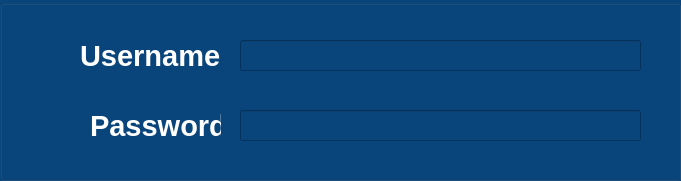
    <widget class="QGroupBox" name="groupBox">
     <property name="geometry">
      <rect>
       <x>240</x>
       <y>340</y>
       <width>681</width>
       <height>181</height>
      </rect>
     </property>
     <property name="sizePolicy">
      <sizepolicy hsizetype="Ignored" vsizetype="Ignored">
       <horstretch>0</horstretch>
       <verstretch>0</verstretch>
      </sizepolicy>
     </property>
     <property name="palette">
      <palette>
       <active>
        <colorrole role="WindowText">
         <brush brushstyle="SolidPattern">
          <color alpha="255">
           <red>255</red>
           <green>255</green>
           <blue>255</blue>
          </color>
         </brush>
        </colorrole>
        <colorrole role="Button">
         <brush brushstyle="SolidPattern">
          <color alpha="255">
           <red>9</red>
           <green>69</green>
           <blue>123</blue>
          </color>
         </brush>
        </colorrole>
        <colorrole role="Text">
         <brush brushstyle="SolidPattern">
          <color alpha="255">
           <red>255</red>
           <green>255</green>
           <blue>255</blue>
          </color>
         </brush>
        </colorrole>
        <colorrole role="ButtonText">
         <brush brushstyle="SolidPattern">
          <color alpha="255">
           <red>255</red>
           <green>255</green>
           <blue>255</blue>
          </color>
         </brush>
        </colorrole>
        <colorrole role="Base">
         <brush brushstyle="SolidPattern">
          <color alpha="255">
           <red>9</red>
           <green>69</green>
           <blue>123</blue>
          </color>
         </brush>
        </colorrole>
        <colorrole role="Window">
         <brush brushstyle="SolidPattern">
          <color alpha="255">
           <red>9</red>
           <green>69</green>
           <blue>123</blue>
          </color>
         </brush>
        </colorrole>
        <colorrole role="PlaceholderText">
         <brush brushstyle="SolidPattern">
          <color alpha="128">
           <red>255</red>
           <green>255</green>
           <blue>255</blue>
          </color>
         </brush>
        </colorrole>
       </active>
       <inactive>
        <colorrole role="WindowText">
         <brush brushstyle="SolidPattern">
          <color alpha="255">
           <red>255</red>
           <green>255</green>
           <blue>255</blue>
          </color>
         </brush>
        </colorrole>
        <colorrole role="Button">
         <brush brushstyle="SolidPattern">
          <color alpha="255">
           <red>9</red>
           <green>69</green>
           <blue>123</blue>
          </color>
         </brush>
        </colorrole>
        <colorrole role="Text">
         <brush brushstyle="SolidPattern">
          <color alpha="255">
           <red>255</red>
           <green>255</green>
           <blue>255</blue>
          </color>
         </brush>
        </colorrole>
        <colorrole role="ButtonText">
         <brush brushstyle="SolidPattern">
          <color alpha="255">
           <red>255</red>
           <green>255</green>
           <blue>255</blue>
          </color>
         </brush>
        </colorrole>
        <colorrole role="Base">
         <brush brushstyle="SolidPattern">
          <color alpha="255">
           <red>9</red>
           <green>69</green>
           <blue>123</blue>
          </color>
         </brush>
        </colorrole>
        <colorrole role="Window">
         <brush brushstyle="SolidPattern">
          <color alpha="255">
           <red>9</red>
           <green>69</green>
           <blue>123</blue>
          </color>
         </brush>
        </colorrole>
        <colorrole role="PlaceholderText">
         <brush brushstyle="SolidPattern">
          <color alpha="128">
           <red>255</red>
           <green>255</green>
           <blue>255</blue>
          </color>
         </brush>
        </colorrole>
       </inactive>
       <disabled>
        <colorrole role="Button">
         <brush brushstyle="SolidPattern">
          <color alpha="255">
           <red>9</red>
           <green>69</green>
           <blue>123</blue>
          </color>
         </brush>
        </colorrole>
        <colorrole role="Base">
         <brush brushstyle="SolidPattern">
          <color alpha="255">
           <red>9</red>
           <green>69</green>
           <blue>123</blue>
          </color>
         </brush>
        </colorrole>
        <colorrole role="Window">
         <brush brushstyle="SolidPattern">
          <color alpha="255">
           <red>9</red>
           <green>69</green>
           <blue>123</blue>
          </color>
         </brush>
        </colorrole>
        <colorrole role="PlaceholderText">
         <brush brushstyle="SolidPattern">
          <color alpha="128">
           <red>255</red>
           <green>255</green>
           <blue>255</blue>
          </color>
         </brush>
        </colorrole>
       </disabled>
      </palette>
     </property>
     <property name="font">
      <font>
       <pointsize>18</pointsize>
       <bold>false</bold>
      </font>
     </property>
     <property name="title">
      <string/>
     </property>
     <widget class="QLabel" name="label_8">
      <property name="geometry">
       <rect>
        <x>80</x>
        <y>10</y>
        <width>151</width>
        <height>91</height>
       </rect>
      </property>
      <property name="sizePolicy">
       <sizepolicy hsizetype="Ignored" vsizetype="Ignored">
        <horstretch>0</horstretch>
        <verstretch>0</verstretch>
       </sizepolicy>
      </property>
      <property name="palette">
       <palette>
        <active>
         <colorrole role="WindowText">
          <brush brushstyle="SolidPattern">
           <color alpha="255">
            <red>255</red>
            <green>255</green>
            <blue>255</blue>
           </color>
          </brush>
         </colorrole>
         <colorrole role="Button">
          <brush brushstyle="SolidPattern">
           <color alpha="255">
            <red>9</red>
            <green>69</green>
            <blue>123</blue>
           </color>
          </brush>
         </colorrole>
         <colorrole role="Text">
          <brush brushstyle="SolidPattern">
           <color alpha="255">
            <red>255</red>
            <green>255</green>
            <blue>255</blue>
           </color>
          </brush>
         </colorrole>
         <colorrole role="ButtonText">
          <brush brushstyle="SolidPattern">
           <color alpha="255">
            <red>255</red>
            <green>255</green>
            <blue>255</blue>
           </color>
          </brush>
         </colorrole>
         <colorrole role="Base">
          <brush brushstyle="SolidPattern">
           <color alpha="255">
            <red>9</red>
            <green>69</green>
            <blue>123</blue>
           </color>
          </brush>
         </colorrole>
         <colorrole role="Window">
          <brush brushstyle="SolidPattern">
           <color alpha="255">
            <red>9</red>
            <green>69</green>
            <blue>123</blue>
           </color>
          </brush>
         </colorrole>
         <colorrole role="PlaceholderText">
          <brush brushstyle="SolidPattern">
           <color alpha="128">
            <red>255</red>
            <green>255</green>
            <blue>255</blue>
           </color>
          </brush>
         </colorrole>
        </active>
        <inactive>
         <colorrole role="WindowText">
          <brush brushstyle="SolidPattern">
           <color alpha="255">
            <red>255</red>
            <green>255</green>
            <blue>255</blue>
           </color>
          </brush>
         </colorrole>
         <colorrole role="Button">
          <brush brushstyle="SolidPattern">
           <color alpha="255">
            <red>9</red>
            <green>69</green>
            <blue>123</blue>
           </color>
          </brush>
         </colorrole>
         <colorrole role="Text">
          <brush brushstyle="SolidPattern">
           <color alpha="255">
            <red>255</red>
            <green>255</green>
            <blue>255</blue>
           </color>
          </brush>
         </colorrole>
         <colorrole role="ButtonText">
          <brush brushstyle="SolidPattern">
           <color alpha="255">
            <red>255</red>
            <green>255</green>
            <blue>255</blue>
           </color>
          </brush>
         </colorrole>
         <colorrole role="Base">
          <brush brushstyle="SolidPattern">
           <color alpha="255">
            <red>9</red>
            <green>69</green>
            <blue>123</blue>
           </color>
          </brush>
         </colorrole>
         <colorrole role="Window">
          <brush brushstyle="SolidPattern">
           <color alpha="255">
            <red>9</red>
            <green>69</green>
            <blue>123</blue>
           </color>
          </brush>
         </colorrole>
         <colorrole role="PlaceholderText">
          <brush brushstyle="SolidPattern">
           <color alpha="128">
            <red>255</red>
            <green>255</green>
            <blue>255</blue>
           </color>
          </brush>
         </colorrole>
        </inactive>
        <disabled>
         <colorrole role="Button">
          <brush brushstyle="SolidPattern">
           <color alpha="255">
            <red>9</red>
            <green>69</green>
            <blue>123</blue>
           </color>
          </brush>
         </colorrole>
         <colorrole role="Base">
          <brush brushstyle="SolidPattern">
           <color alpha="255">
            <red>9</red>
            <green>69</green>
            <blue>123</blue>
           </color>
          </brush>
         </colorrole>
         <colorrole role="Window">
          <brush brushstyle="SolidPattern">
           <color alpha="255">
            <red>9</red>
            <green>69</green>
            <blue>123</blue>
           </color>
          </brush>
         </colorrole>
         <colorrole role="PlaceholderText">
          <brush brushstyle="SolidPattern">
           <color alpha="128">
            <red>255</red>
            <green>255</green>
            <blue>255</blue>
           </color>
          </brush>
         </colorrole>
        </disabled>
       </palette>
      </property>
      <property name="font">
       <font>
        <family>Segoe UI</family>
        <pointsize>22</pointsize>
        <bold>true</bold>
       </font>
      </property>
      <property name="text">
       <string>Username</string>
      </property>
     </widget>
     <widget class="QLabel" name="label_9">
      <property name="geometry">
       <rect>
        <x>90</x>
        <y>100</y>
        <width>131</width>
        <height>51</height>
       </rect>
      </property>
      <property name="sizePolicy">
       <sizepolicy hsizetype="Ignored" vsizetype="Ignored">
        <horstretch>0</horstretch>
        <verstretch>0</verstretch>
       </sizepolicy>
      </property>
      <property name="palette">
       <palette>
        <active>
         <colorrole role="WindowText">
          <brush brushstyle="SolidPattern">
           <color alpha="255">
            <red>255</red>
            <green>255</green>
            <blue>255</blue>
           </color>
          </brush>
         </colorrole>
         <colorrole role="Button">
          <brush brushstyle="SolidPattern">
           <color alpha="255">
            <red>9</red>
            <green>69</green>
            <blue>123</blue>
           </color>
          </brush>
         </colorrole>
         <colorrole role="Text">
          <brush brushstyle="SolidPattern">
           <color alpha="255">
            <red>255</red>
            <green>255</green>
            <blue>255</blue>
           </color>
          </brush>
         </colorrole>
         <colorrole role="ButtonText">
          <brush brushstyle="SolidPattern">
           <color alpha="255">
            <red>255</red>
            <green>255</green>
            <blue>255</blue>
           </color>
          </brush>
         </colorrole>
         <colorrole role="Base">
          <brush brushstyle="SolidPattern">
           <color alpha="255">
            <red>9</red>
            <green>69</green>
            <blue>123</blue>
           </color>
          </brush>
         </colorrole>
         <colorrole role="Window">
          <brush brushstyle="SolidPattern">
           <color alpha="255">
            <red>9</red>
            <green>69</green>
            <blue>123</blue>
           </color>
          </brush>
         </colorrole>
         <colorrole role="PlaceholderText">
          <brush brushstyle="SolidPattern">
           <color alpha="128">
            <red>255</red>
            <green>255</green>
            <blue>255</blue>
           </color>
          </brush>
         </colorrole>
        </active>
        <inactive>
         <colorrole role="WindowText">
          <brush brushstyle="SolidPattern">
           <color alpha="255">
            <red>255</red>
            <green>255</green>
            <blue>255</blue>
           </color>
          </brush>
         </colorrole>
         <colorrole role="Button">
          <brush brushstyle="SolidPattern">
           <color alpha="255">
            <red>9</red>
            <green>69</green>
            <blue>123</blue>
           </color>
          </brush>
         </colorrole>
         <colorrole role="Text">
          <brush brushstyle="SolidPattern">
           <color alpha="255">
            <red>255</red>
            <green>255</green>
            <blue>255</blue>
           </color>
          </brush>
         </colorrole>
         <colorrole role="ButtonText">
          <brush brushstyle="SolidPattern">
           <color alpha="255">
            <red>255</red>
            <green>255</green>
            <blue>255</blue>
           </color>
          </brush>
         </colorrole>
         <colorrole role="Base">
          <brush brushstyle="SolidPattern">
           <color alpha="255">
            <red>9</red>
            <green>69</green>
            <blue>123</blue>
           </color>
          </brush>
         </colorrole>
         <colorrole role="Window">
          <brush brushstyle="SolidPattern">
           <color alpha="255">
            <red>9</red>
            <green>69</green>
            <blue>123</blue>
           </color>
          </brush>
         </colorrole>
         <colorrole role="PlaceholderText">
          <brush brushstyle="SolidPattern">
           <color alpha="128">
            <red>255</red>
            <green>255</green>
            <blue>255</blue>
           </color>
          </brush>
         </colorrole>
        </inactive>
        <disabled>
         <colorrole role="Button">
          <brush brushstyle="SolidPattern">
           <color alpha="255">
            <red>9</red>
            <green>69</green>
            <blue>123</blue>
           </color>
          </brush>
         </colorrole>
         <colorrole role="Base">
          <brush brushstyle="SolidPattern">
           <color alpha="255">
            <red>9</red>
            <green>69</green>
            <blue>123</blue>
           </color>
          </brush>
         </colorrole>
         <colorrole role="Window">
          <brush brushstyle="SolidPattern">
           <color alpha="255">
            <red>9</red>
            <green>69</green>
            <blue>123</blue>
           </color>
          </brush>
         </colorrole>
         <colorrole role="PlaceholderText">
          <brush brushstyle="SolidPattern">
           <color alpha="128">
            <red>255</red>
            <green>255</green>
            <blue>255</blue>
           </color>
          </brush>
         </colorrole>
        </disabled>
       </palette>
      </property>
      <property name="font">
       <font>
        <family>Segoe UI</family>
        <pointsize>22</pointsize>
        <bold>true</bold>
       </font>
      </property>
      <property name="text">
       <string>Password</string>
      </property>
     </widget>
     <widget class="QLineEdit" name="lineEdit">
      <property name="geometry">
       <rect>
        <x>240</x>
        <y>40</y>
        <width>401</width>
        <height>31</height>
       </rect>
      </property>
      <property name="sizePolicy">
       <sizepolicy hsizetype="Ignored" vsizetype="Ignored">
        <horstretch>0</horstretch>
        <verstretch>0</verstretch>
       </sizepolicy>
      </property>
      <property name="palette">
       <palette>
        <active>
         <colorrole role="WindowText">
          <brush brushstyle="SolidPattern">
           <color alpha="255">
            <red>255</red>
            <green>255</green>
            <blue>255</blue>
           </color>
          </brush>
         </colorrole>
         <colorrole role="Button">
          <brush brushstyle="SolidPattern">
           <color alpha="255">
            <red>9</red>
            <green>69</green>
            <blue>123</blue>
           </color>
          </brush>
         </colorrole>
         <colorrole role="Text">
          <brush brushstyle="SolidPattern">
           <color alpha="255">
            <red>255</red>
            <green>255</green>
            <blue>255</blue>
           </color>
          </brush>
         </colorrole>
         <colorrole role="ButtonText">
          <brush brushstyle="SolidPattern">
           <color alpha="255">
            <red>255</red>
            <green>255</green>
            <blue>255</blue>
           </color>
          </brush>
         </colorrole>
         <colorrole role="Base">
          <brush brushstyle="SolidPattern">
           <color alpha="255">
            <red>9</red>
            <green>69</green>
            <blue>123</blue>
           </color>
          </brush>
         </colorrole>
         <colorrole role="Window">
          <brush brushstyle="SolidPattern">
           <color alpha="255">
            <red>9</red>
            <green>69</green>
            <blue>123</blue>
           </color>
          </brush>
         </colorrole>
         <colorrole role="PlaceholderText">
          <brush brushstyle="SolidPattern">
           <color alpha="128">
            <red>255</red>
            <green>255</green>
            <blue>255</blue>
           </color>
          </brush>
         </colorrole>
        </active>
        <inactive>
         <colorrole role="WindowText">
          <brush brushstyle="SolidPattern">
           <color alpha="255">
            <red>255</red>
            <green>255</green>
            <blue>255</blue>
           </color>
          </brush>
         </colorrole>
         <colorrole role="Button">
          <brush brushstyle="SolidPattern">
           <color alpha="255">
            <red>9</red>
            <green>69</green>
            <blue>123</blue>
           </color>
          </brush>
         </colorrole>
         <colorrole role="Text">
          <brush brushstyle="SolidPattern">
           <color alpha="255">
            <red>255</red>
            <green>255</green>
            <blue>255</blue>
           </color>
          </brush>
         </colorrole>
         <colorrole role="ButtonText">
          <brush brushstyle="SolidPattern">
           <color alpha="255">
            <red>255</red>
            <green>255</green>
            <blue>255</blue>
           </color>
          </brush>
         </colorrole>
         <colorrole role="Base">
          <brush brushstyle="SolidPattern">
           <color alpha="255">
            <red>9</red>
            <green>69</green>
            <blue>123</blue>
           </color>
          </brush>
         </colorrole>
         <colorrole role="Window">
          <brush brushstyle="SolidPattern">
           <color alpha="255">
            <red>9</red>
            <green>69</green>
            <blue>123</blue>
           </color>
          </brush>
         </colorrole>
         <colorrole role="PlaceholderText">
          <brush brushstyle="SolidPattern">
           <color alpha="128">
            <red>255</red>
            <green>255</green>
            <blue>255</blue>
           </color>
          </brush>
         </colorrole>
        </inactive>
        <disabled>
         <colorrole role="Button">
          <brush brushstyle="SolidPattern">
           <color alpha="255">
            <red>9</red>
            <green>69</green>
            <blue>123</blue>
           </color>
          </brush>
         </colorrole>
         <colorrole role="Base">
          <brush brushstyle="SolidPattern">
           <color alpha="255">
            <red>9</red>
            <green>69</green>
            <blue>123</blue>
           </color>
          </brush>
         </colorrole>
         <colorrole role="Window">
          <brush brushstyle="SolidPattern">
           <color alpha="255">
            <red>9</red>
            <green>69</green>
            <blue>123</blue>
           </color>
          </brush>
         </colorrole>
         <colorrole role="PlaceholderText">
          <brush brushstyle="SolidPattern">
           <color alpha="128">
            <red>255</red>
            <green>255</green>
            <blue>255</blue>
           </color>
          </brush>
         </colorrole>
        </disabled>
       </palette>
      </property>
     </widget>
     <widget class="QLineEdit" name="lineEdit_2">
      <property name="geometry">
       <rect>
        <x>240</x>
        <y>110</y>
        <width>401</width>
        <height>31</height>
       </rect>
      </property>
      <property name="sizePolicy">
       <sizepolicy hsizetype="Ignored" vsizetype="Ignored">
        <horstretch>0</horstretch>
        <verstretch>0</verstretch>
       </sizepolicy>
      </property>
      <property name="palette">
       <palette>
        <active>
         <colorrole role="WindowText">
          <brush brushstyle="SolidPattern">
           <color alpha="255">
            <red>255</red>
            <green>255</green>
            <blue>255</blue>
           </color>
          </brush>
         </colorrole>
         <colorrole role="Button">
          <brush brushstyle="SolidPattern">
           <color alpha="255">
            <red>9</red>
            <green>69</green>
            <blue>123</blue>
           </color>
          </brush>
         </colorrole>
         <colorrole role="Text">
          <brush brushstyle="SolidPattern">
           <color alpha="255">
            <red>255</red>
            <green>255</green>
            <blue>255</blue>
           </color>
          </brush>
         </colorrole>
         <colorrole role="ButtonText">
          <brush brushstyle="SolidPattern">
           <color alpha="255">
            <red>255</red>
            <green>255</green>
            <blue>255</blue>
           </color>
          </brush>
         </colorrole>
         <colorrole role="Base">
          <brush brushstyle="SolidPattern">
           <color alpha="255">
            <red>9</red>
            <green>69</green>
            <blue>123</blue>
           </color>
          </brush>
         </colorrole>
         <colorrole role="Window">
          <brush brushstyle="SolidPattern">
           <color alpha="255">
            <red>9</red>
            <green>69</green>
            <blue>123</blue>
           </color>
          </brush>
         </colorrole>
         <colorrole role="PlaceholderText">
          <brush brushstyle="SolidPattern">
           <color alpha="128">
            <red>255</red>
            <green>255</green>
            <blue>255</blue>
           </color>
          </brush>
         </colorrole>
        </active>
        <inactive>
         <colorrole role="WindowText">
          <brush brushstyle="SolidPattern">
           <color alpha="255">
            <red>255</red>
            <green>255</green>
            <blue>255</blue>
           </color>
          </brush>
         </colorrole>
         <colorrole role="Button">
          <brush brushstyle="SolidPattern">
           <color alpha="255">
            <red>9</red>
            <green>69</green>
            <blue>123</blue>
           </color>
          </brush>
         </colorrole>
         <colorrole role="Text">
          <brush brushstyle="SolidPattern">
           <color alpha="255">
            <red>255</red>
            <green>255</green>
            <blue>255</blue>
           </color>
          </brush>
         </colorrole>
         <colorrole role="ButtonText">
          <brush brushstyle="SolidPattern">
           <color alpha="255">
            <red>255</red>
            <green>255</green>
            <blue>255</blue>
           </color>
          </brush>
         </colorrole>
         <colorrole role="Base">
          <brush brushstyle="SolidPattern">
           <color alpha="255">
            <red>9</red>
            <green>69</green>
            <blue>123</blue>
           </color>
          </brush>
         </colorrole>
         <colorrole role="Window">
          <brush brushstyle="SolidPattern">
           <color alpha="255">
            <red>9</red>
            <green>69</green>
            <blue>123</blue>
           </color>
          </brush>
         </colorrole>
         <colorrole role="PlaceholderText">
          <brush brushstyle="SolidPattern">
           <color alpha="128">
            <red>255</red>
            <green>255</green>
            <blue>255</blue>
           </color>
          </brush>
         </colorrole>
        </inactive>
        <disabled>
         <colorrole role="Button">
          <brush brushstyle="SolidPattern">
           <color alpha="255">
            <red>9</red>
            <green>69</green>
            <blue>123</blue>
           </color>
          </brush>
         </colorrole>
         <colorrole role="Base">
          <brush brushstyle="SolidPattern">
           <color alpha="255">
            <red>9</red>
            <green>69</green>
            <blue>123</blue>
           </color>
          </brush>
         </colorrole>
         <colorrole role="Window">
          <brush brushstyle="SolidPattern">
           <color alpha="255">
            <red>9</red>
            <green>69</green>
            <blue>123</blue>
           </color>
          </brush>
         </colorrole>
         <colorrole role="PlaceholderText">
          <brush brushstyle="SolidPattern">
           <color alpha="128">
            <red>255</red>
            <green>255</green>
            <blue>255</blue>
           </color>
          </brush>
         </colorrole>
        </disabled>
       </palette>
      </property>
      <property name="echoMode">
       <enum>QLineEdit::Password</enum>
      </property>
     </widget>
     <widget class="QLabel" name="label_13">
      <property name="geometry">
       <rect>
        <x>20</x>
        <y>10</y>
        <width>61</width>
        <height>61</height>
       </rect>
      </property>
      <property name="text">
       <string/>
      </property>
      <property name="pixmap">
       <pixmap>GUI/photos/Person.PNG</pixmap>
      </property>
      <property name="scaledContents">
       <bool>true</bool>
      </property>
     </widget>
     <widget class="QLabel" name="label_31">
      <property name="geometry">
       <rect>
        <x>10</x>
        <y>80</y>
        <width>71</width>
        <height>71</height>
       </rect>
      </property>
      <property name="text">
       <string/>
      </property>
      <property name="pixmap">
       <pixmap>GUI/photos/Untitled (150 × 150 px) (2).png</pixmap>
      </property>
      <property name="scaledContents">
       <bool>true</bool>
      </property>
     </widget>
    </widget>
